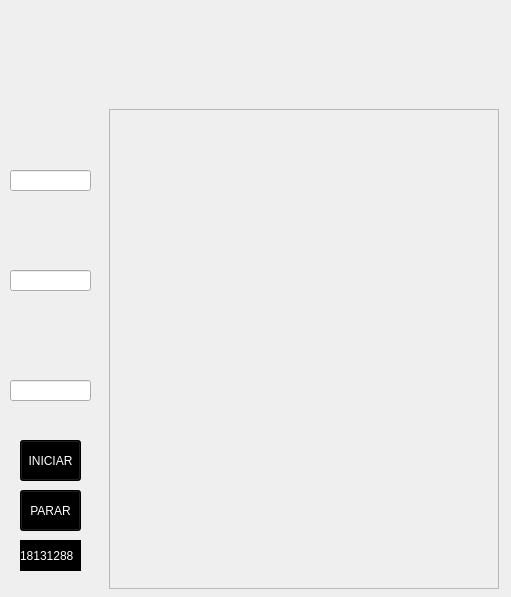
<?xml version="1.0" encoding="UTF-8"?>
<ui version="4.0">
 <class>MainWindow</class>
 <widget class="QMainWindow" name="MainWindow">
  <property name="geometry">
   <rect>
    <x>0</x>
    <y>0</y>
    <width>511</width>
    <height>597</height>
   </rect>
  </property>
  <property name="windowTitle">
   <string>MainWindow</string>
  </property>
  <property name="styleSheet">
   <string notr="true">background-image: url(:/img/UI_.png);</string>
  </property>
  <widget class="QWidget" name="centralwidget">
   <widget class="QLineEdit" name="txt_green">
    <property name="geometry">
     <rect>
      <x>10</x>
      <y>270</y>
      <width>81</width>
      <height>21</height>
     </rect>
    </property>
    <property name="styleSheet">
     <string notr="true">font: 16pt &quot;Javanese Text&quot;;</string>
    </property>
   </widget>
   <widget class="QLineEdit" name="txt_red">
    <property name="geometry">
     <rect>
      <x>10</x>
      <y>170</y>
      <width>81</width>
      <height>21</height>
     </rect>
    </property>
    <property name="styleSheet">
     <string notr="true">font: 16pt &quot;Javanese Text&quot;;</string>
    </property>
   </widget>
   <widget class="QLineEdit" name="txt_blue">
    <property name="geometry">
     <rect>
      <x>10</x>
      <y>380</y>
      <width>81</width>
      <height>21</height>
     </rect>
    </property>
    <property name="styleSheet">
     <string notr="true">font: 16pt &quot;Javanese Text&quot;;</string>
    </property>
   </widget>
   <widget class="QPushButton" name="btn_start">
    <property name="geometry">
     <rect>
      <x>20</x>
      <y>440</y>
      <width>61</width>
      <height>41</height>
     </rect>
    </property>
    <property name="styleSheet">
     <string notr="true">font: 25 8pt &quot;Malgun Gothic Semilight&quot;;
background-color: rgb(0, 0, 0);
color: rgb(255, 255, 255);</string>
    </property>
    <property name="text">
     <string>INICIAR</string>
    </property>
   </widget>
   <widget class="QPushButton" name="btn_stop">
    <property name="geometry">
     <rect>
      <x>20</x>
      <y>490</y>
      <width>61</width>
      <height>41</height>
     </rect>
    </property>
    <property name="styleSheet">
     <string notr="true">font: 25 8pt &quot;Malgun Gothic Semilight&quot;;
background-color: rgb(0, 0, 0);
color: rgb(255, 255, 255);</string>
    </property>
    <property name="text">
     <string>PARAR</string>
    </property>
   </widget>
   <widget class="QLabel" name="label">
    <property name="geometry">
     <rect>
      <x>20</x>
      <y>540</y>
      <width>61</width>
      <height>31</height>
     </rect>
    </property>
    <property name="styleSheet">
     <string notr="true">font: 25 8pt &quot;Malgun Gothic Semilight&quot;;
background-color: rgb(0, 0, 0);
color: rgb(255, 255, 255);</string>
    </property>
    <property name="text">
     <string>18131288</string>
    </property>
   </widget>
   <widget class="QFrame" name="frame_canva">
    <property name="geometry">
     <rect>
      <x>109</x>
      <y>109</y>
      <width>390</width>
      <height>480</height>
     </rect>
    </property>
    <property name="autoFillBackground">
     <bool>false</bool>
    </property>
    <property name="styleSheet">
     <string notr="true">
</string>
    </property>
    <property name="frameShape">
     <enum>QFrame::StyledPanel</enum>
    </property>
    <property name="frameShadow">
     <enum>QFrame::Raised</enum>
    </property>
   </widget>
  </widget>
 </widget>
 <resources/>
 <connections/>
</ui>
